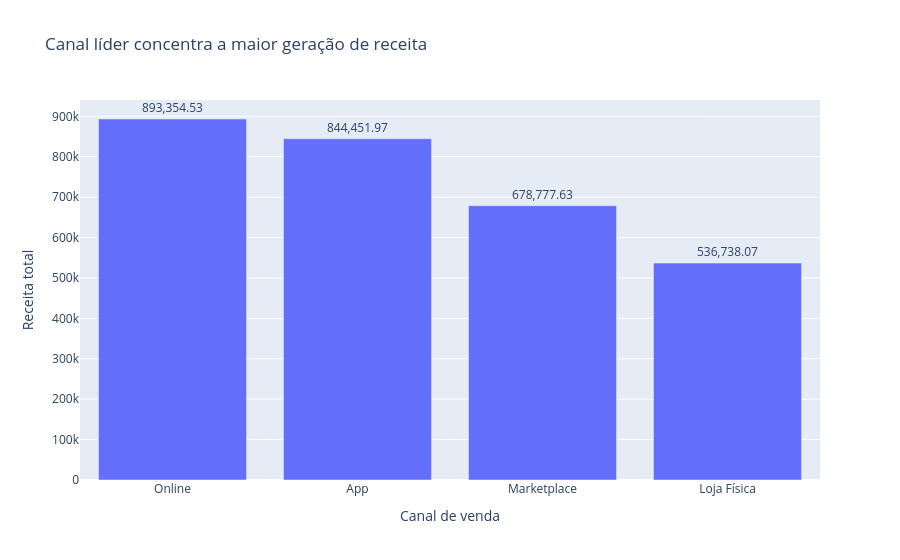

Write notebook code for a chart like this one.
### Markdown cell above
## 10. Clareza continua obrigatória

A aula reforça que um gráfico interativo ruim apenas confunde o usuário de forma mais tecnológica.  
Os princípios inegociáveis continuam sendo:
- título autoexplicativo
- eixos nomeados
- unidades claras
- remoção de lixo visual fileciteturn7file0

### Tarefa
Revise um dos seus gráficos e melhore:
- título
- rótulos de eixo
- hover
- nomes das variáveis
- aparência geral

Depois escreva:
1. O que você mudou?
2. O gráfico ficou mais claro?

### Code cell
# Refaça aqui um dos gráficos com foco em clareza
df_canal_claro = (
    df.groupby("canal_venda", as_index=False)
    .agg(
        receita_total=("receita", "sum"),
        quantidade_total=("quantidade", "sum"),
        lucro_total=("lucro", "sum")
    )
    .sort_values("receita_total", ascending=False)
)

fig_canal_claro = px.bar(
    df_canal_claro,
    x="canal_venda",
    y="receita_total",
    text="receita_total",
    hover_data={
        "quantidade_total": True,
        "lucro_total": ":,.2f",
        "receita_total": ":,.2f"
    },
    title="Canal líder concentra a maior geração de receita",
    labels={
        "canal_venda": "Canal de venda",
        "receita_total": "Receita total",
        "quantidade_total": "Quantidade total",
        "lucro_total": "Lucro total"
    }
)

fig_canal_claro.update_traces(texttemplate="%{text:,.2f}", textposition="outside")
fig_canal_claro.update_layout(xaxis_title="Canal de venda", yaxis_title="Receita total")
fig_canal_claro.show()

### Figure 1 — Plotly figure (JSON) as saved in the notebook; plotly's stock layout.template omitted (floating-point values rounded to 4 significant figures)
{"data": [{"customdata": [[656.0, 226300.0], [582.0, 196200.0], [563.0, 141200.0], [398.0, 132200.0]], "hovertemplate": "Canal de venda=%{x}<br>Receita total=%{text:,.2f}<br>Quantidade total=%{customdata[0]}<br>Lucro total=%{customdata[1]:,.2f}<extra></extra>", "legendgroup": "", "marker": {"color": "#636efa", "pattern": {"shape": ""}}, "name": "", "orientation": "v", "showlegend": false, "text": [893400.0, 844500.0, 678800.0, 536700.0], "textposition": "outside", "texttemplate": "%{text:,.2f}", "type": "bar", "x": ["Online", "App", "Marketplace", "Loja Física"], "xaxis": "x", "y": [893400.0, 844500.0, 678800.0, 536700.0], "yaxis": "y"}], "layout": {"barmode": "relative", "legend": {"tracegroupgap": 0}, "title": {"text": "Canal líder concentra a maior geração de receita"}, "xaxis": {"anchor": "y", "domain": [0, 1], "title": {"text": "Canal de venda"}}, "yaxis": {"anchor": "x", "domain": [0, 1], "title": {"text": "Receita total"}}}}
